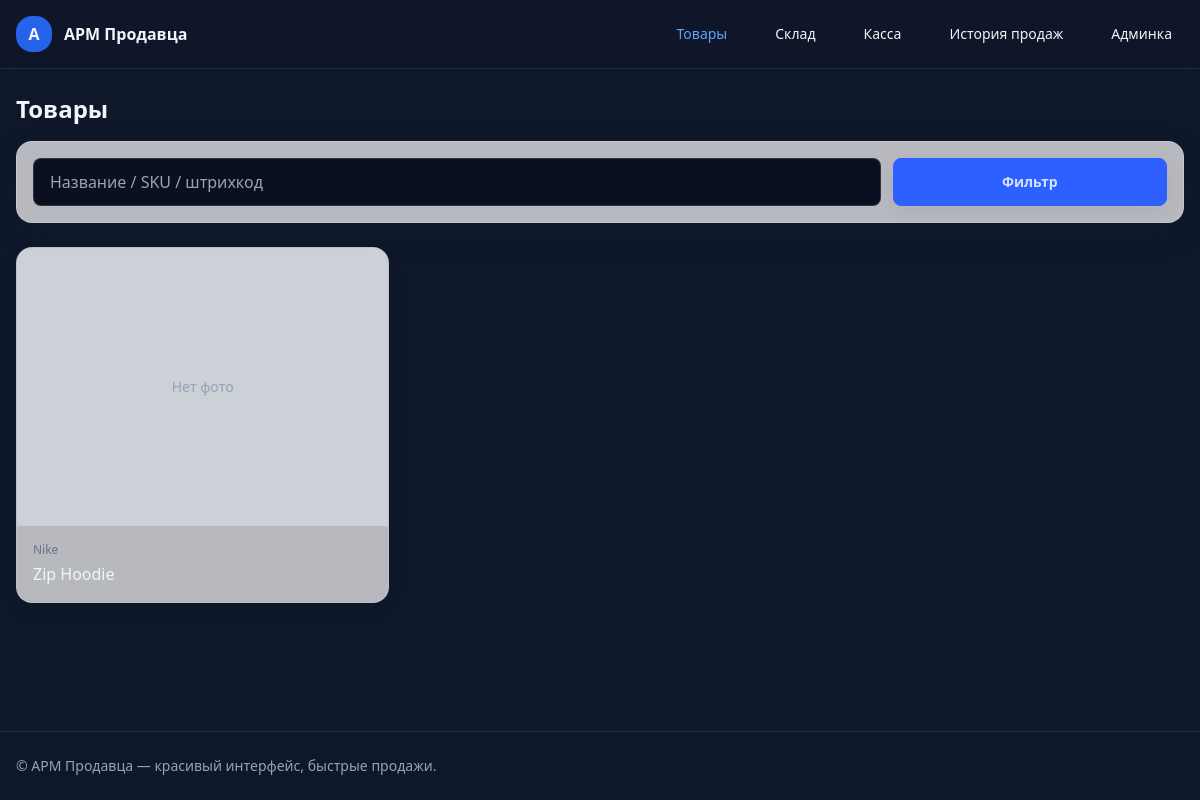
Before: / with the older database file.
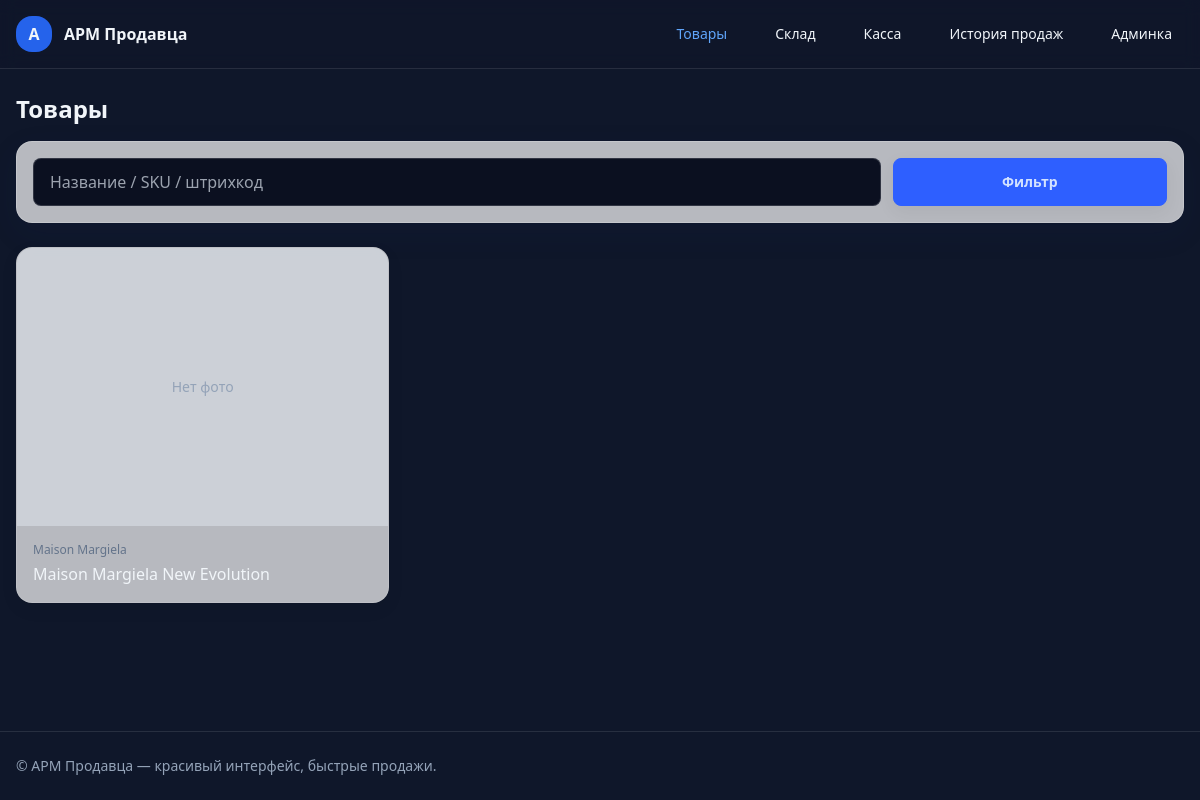
After: the same page with the newer database file.
### catalog/models.py (models this page shows, shortened)
class Product(models.Model):
    name = models.CharField('Название', max_length=255)
    brand = models.ForeignKey(Brand, null=True, blank=True, on_delete=models.SET_NULL, verbose_name='Бренд')
    category = models.ForeignKey(
        Category, null=True, blank=True, on_delete=models.SET_NULL, verbose_name='Категория'
    )
    description = models.TextField('Описание', blank=True)
    class Meta:
        verbose_name = 'Товар'
        verbose_name_plural = 'Товары'
        ordering = ['name']

class Brand(models.Model):
    name = models.CharField('Бренд', max_length=120, unique=True)
    class Meta:
        verbose_name = 'Бренд'
        verbose_name_plural = 'Бренды'
        ordering = ['name']

### catalog/views.py (the view)
# urls.py: path("", views.product_list, name="product_list"),
def product_list(request):
    products = (
        Product.objects
        .select_related('brand', 'category')
        .prefetch_related('images')
    )
    return render(request, 'catalog/product_list.html', {
        'products': products,
        'page_name': 'products',
    })

### templates/catalog/product_list.html (shortened to what this page needs)
{% extends "base.html" %}
{% load static %}
{% block content %}
{% with page_name="products" %}
<h1 class="text-2xl font-semibold mb-4">Товары</h1>
<form method="get" class="card-glass p-4 mb-6 animate-up">
  <div class="grid grid-cols-12 gap-3">
    <div class="col-span-12 md:col-span-9">
      <input
        type="text"
        name="q"
        value="{{ request.GET.q }}"
        class="input input-bordered w-full"
        placeholder="Название / SKU / штрихкод">
    </div>
    <div class="col-span-12 md:col-span-3">
      <button class="btn-brand w-full h-12">Фильтр</button>
    </div>
  </div>
</form>
<div class="grid grid-cols-1 sm:grid-cols-2 lg:grid-cols-3 xl:grid-cols-4 gap-6">
  {% for p in products %}
    {% with imgs=p.images.all %}
    <article class="group rounded-2xl border border-white/10 bg-white/70 dark:bg-white/5 backdrop-blur shadow-soft hover:shadow-lg hover:-translate-y-[2px] transition overflow-hidden">
      <a href="{% url 'admin:catalog_product_change' p.id %}" class="block">
        <div class="relative aspect-[4/3] bg-slate-200/50 dark:bg-slate-800/40">
          {% if imgs|length and imgs.0.image %}
            <img
              src="{{ imgs.0.image.url }}"
              alt="{{ p.name }}"
              class="absolute inset-0 w-full h-full object-cover transition-opacity duration-300 opacity-100 group-hover:opacity-90">
          {% else %}
            <div class="absolute inset-0 flex items-center justify-center text-slate-400 text-sm">
              Нет фото
            </div>
          {% endif %}
        </div>
        <div class="p-4">
          {% if p.brand %}
            <div class="text-xs text-slate-500">{{ p.brand.name }}</div>
          {% endif %}
          <div class="font-medium mt-1 line-clamp-2">{{ p.name }}</div>
        </div>
      </a>
    </article>
    {% endwith %}
  {% empty %}
    <div class="col-span-12 text-center text-slate-400 py-20">
      Ничего не найдено…
    </div>
  {% endfor %}
</div>
{% endwith %}
{% endblock %}

### templates/base.html (shortened to what this page needs)
{% load static %}
<!DOCTYPE html>
<html lang="ru">
<head>
  <script src="https://cdn.tailwindcss.com"></script>
  <link rel="stylesheet" href="{% static 'tailwind.css' %}">
</head>
<body class="bg-slate-900 text-slate-100 min-h-screen flex flex-col">
  {% with rm=request.resolver_match %}
  <header class="border-b border-white/10 bg-slate-900/60 backdrop-blur">
    <div class="max-w-7xl mx-auto px-4 py-4 flex items-center justify-between">
      <a href="{% url 'catalog:product_list' %}" class="flex items-center gap-3">
        <div class="size-9 rounded-2xl bg-blue-600 flex items-center justify-center font-bold">A</div>
        <span class="font-semibold">АРМ Продавца</span>
      </a>
      <nav class="flex items-center gap-6 text-sm">
        <a href="{% url 'catalog:product_list' %}"
           class="px-3 py-2 rounded-lg transition
                  {% if rm and rm.namespace == 'catalog' %} text-blue-400 {% else %} hover:text-blue-400 {% endif %}">
          Товары
        </a>
        <a href="{% url 'inventory:stock_list' %}"
           class="px-3 py-2 rounded-lg transition
                  {% if rm and rm.namespace == 'inventory' %} text-blue-400 {% else %} hover:text-blue-400 {% endif %}">
          Склад
        </a>
        <a href="{% url 'sales:pos' %}"
           class="px-3 py-2 rounded-lg transition
                  {% if rm and rm.namespace == 'sales' and rm.url_name == 'pos' %} text-blue-400 {% else %} hover:text-blue-400 {% endif %}">
          Касса
        </a>
        <a href="{% url 'sales:sales_history' %}"
           class="px-3 py-2 rounded-lg transition
                  {% if rm and rm.namespace == 'sales' and rm.url_name == 'sales_history' %} text-blue-400 {% else %} hover:text-blue-400 {% endif %}">
          История продаж
        </a>
        <a href="{% url 'admin:index' %}"
           class="px-3 py-2 rounded-lg transition hover:text-blue-400">
          Админка
        </a>
      </nav>
    </div>
  </header>
  {% endwith %}
  <main class="flex-1">
    <div class="max-w-7xl mx-auto px-4 py-6">
      {% block content %}{% endblock %}
    </div>
  </main>
  <footer class="border-t border-white/10 mt-8">
    <div class="max-w-7xl mx-auto px-4 py-6 text-sm text-slate-400">
      © АРМ Продавца — красивый интерфейс, быстрые продажи.
    </div>
  </footer>
</body>
</html>

Changed rows visible on the page:
removed Product: brand.name "Nike", name "Zip Hoodie"
added Product: brand.name "Maison Margiela", name "Maison Margiela New Evolution"
